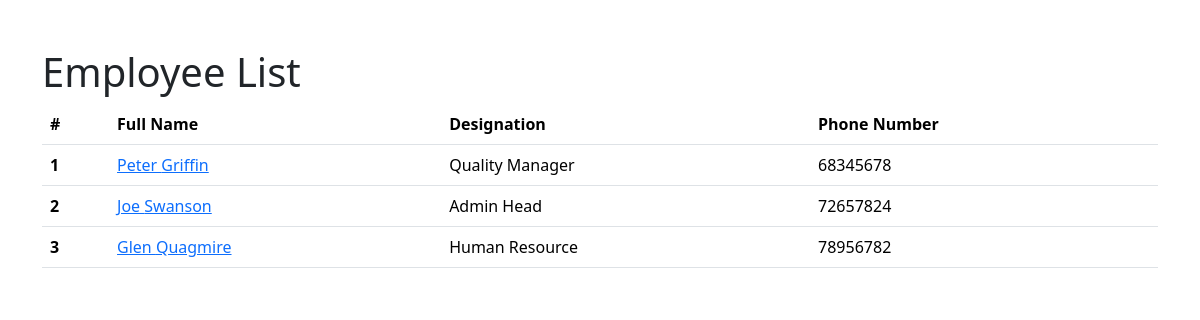
The page / on the database its author committed.
### employees/models.py (models this page shows, shortened)
class Employee(models.Model):
    first_name = models.CharField(max_length=100)
    last_name = models.CharField(max_length=100)
    photo  = models.ImageField(upload_to='images')
    designation = models.CharField(max_length=100)
    email_address = models.EmailField(max_length=100, unique=True)
    phnoe_number = models.CharField(max_length=12, blank=True)
    created_at = models.DateTimeField(auto_now_add = True)
    update_at = models.DateTimeField(auto_now = True)

### mysite/views.py (the view)
# urls.py: 2. Add a URL to urlpatterns:  path('', views.home, name='home')
def home(request):
    employees = Employee.objects.all()
    context = {
        'employees': employees,
    }
    return render(request, 'home.html', context)

### templates/home.html (shortened to what this page needs)
{% load static %}
<!DOCTYPE html>
<html lang="en">
<head>
    <link href="https://cdn.jsdelivr.net/npm/bootstrap@5.3.2/dist/css/bootstrap.min.css" rel="stylesheet">
    <link rel="stylesheet" href="{% static 'css/style.css' %}">
</head>
<body>
    <div class="container pt-5">
        <h1>Employee List</h1>
        <table class="table">
            <thead>
              <tr>
                <th scope="col">#</th>
                <th scope="col">Full Name</th>
                <th scope="col">Designation</th>
                <th scope="col">Phone Number</th>
              </tr>
            </thead>
            <tbody>
              {% for e in employees%}
              <tr>
                <th>{{ forloop.counter }}</th>
                <td><a href="{% url  "employee_detail" e.id %}">{{ e.first_name }} {{ e.last_name}}</a></td>
                <td>{{ e.designation }}</td>
                <td>{{ e.phnoe_number }}</td>
              </tr>
              {% endfor %}
            </tbody>
        </table>
    </div>
</body>
</html>

### rows shown on the page
Employee: first_name "Peter", last_name "Griffin", designation "Quality Manager", phnoe_number "68345678"
Employee: first_name "Joe", last_name "Swanson", designation "Admin Head", phnoe_number "72657824"
Employee: first_name "Glen", last_name "Quagmire", designation "Human Resource", phnoe_number "78956782"
